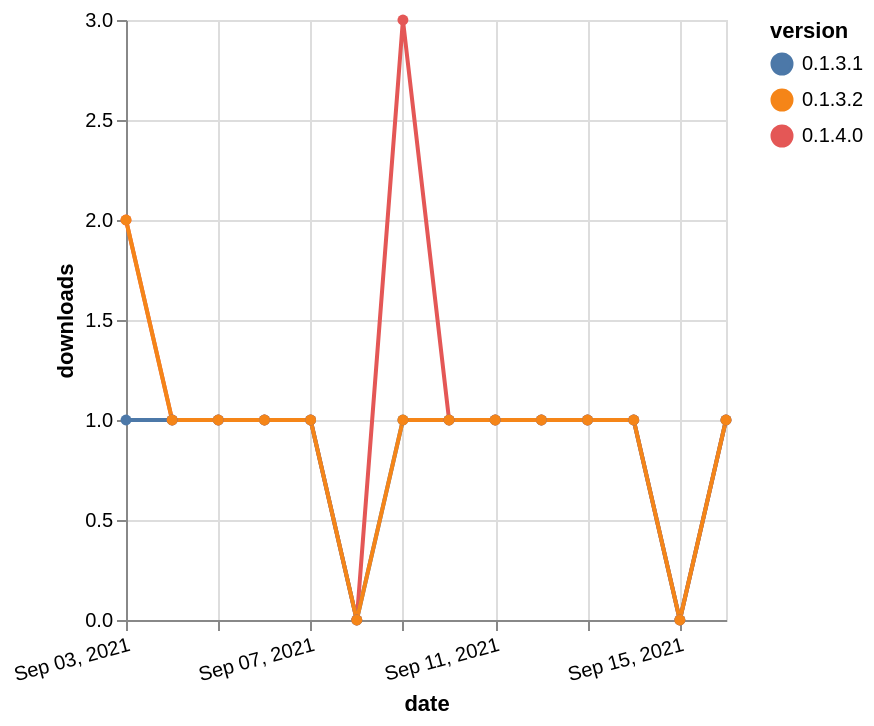

Vega-Lite specification stored for this chart:
### Vega-Lite specification from a JSON file in a GitHub repository (floating-point values rounded to 4 significant figures)
{"$schema": "https://vega.github.io/schema/vega-lite/v5.json", "description": "A simple bar chart with embedded data.", "data": {"values": [{"date": "2021-09-03", "total": 132, "delta": 2, "version": "0.1.4.0"}, {"date": "2021-09-04", "total": 133, "delta": 1, "version": "0.1.4.0"}, {"date": "2021-09-05", "total": 134, "delta": 1, "version": "0.1.4.0"}, {"date": "2021-09-06", "total": 135, "delta": 1, "version": "0.1.4.0"}, {"date": "2021-09-07", "total": 136, "delta": 1, "version": "0.1.4.0"}, {"date": "2021-09-08", "total": 136, "delta": 0, "version": "0.1.4.0"}, {"date": "2021-09-09", "total": 139, "delta": 3, "version": "0.1.4.0"}, {"date": "2021-09-10", "total": 140, "delta": 1, "version": "0.1.4.0"}, {"date": "2021-09-11", "total": 141, "delta": 1, "version": "0.1.4.0"}, {"date": "2021-09-12", "total": 142, "delta": 1, "version": "0.1.4.0"}, {"date": "2021-09-13", "total": 143, "delta": 1, "version": "0.1.4.0"}, {"date": "2021-09-14", "total": 144, "delta": 1, "version": "0.1.4.0"}, {"date": "2021-09-15", "total": 144, "delta": 0, "version": "0.1.4.0"}, {"date": "2021-09-16", "total": 145, "delta": 1, "version": "0.1.4.0"}, {"date": "2021-09-03", "total": 245, "delta": 1, "version": "0.1.3.1"}, {"date": "2021-09-04", "total": 246, "delta": 1, "version": "0.1.3.1"}, {"date": "2021-09-05", "total": 247, "delta": 1, "version": "0.1.3.1"}, {"date": "2021-09-06", "total": 248, "delta": 1, "version": "0.1.3.1"}, {"date": "2021-09-07", "total": 249, "delta": 1, "version": "0.1.3.1"}, {"date": "2021-09-08", "total": 249, "delta": 0, "version": "0.1.3.1"}, {"date": "2021-09-09", "total": 250, "delta": 1, "version": "0.1.3.1"}, {"date": "2021-09-10", "total": 251, "delta": 1, "version": "0.1.3.1"}, {"date": "2021-09-11", "total": 252, "delta": 1, "version": "0.1.3.1"}, {"date": "2021-09-12", "total": 253, "delta": 1, "version": "0.1.3.1"}, {"date": "2021-09-13", "total": 254, "delta": 1, "version": "0.1.3.1"}, {"date": "2021-09-14", "total": 255, "delta": 1, "version": "0.1.3.1"}, {"date": "2021-09-15", "total": 255, "delta": 0, "version": "0.1.3.1"}, {"date": "2021-09-16", "total": 256, "delta": 1, "version": "0.1.3.1"}, {"date": "2021-09-03", "total": 118, "delta": 2, "version": "0.1.3.2"}, {"date": "2021-09-04", "total": 119, "delta": 1, "version": "0.1.3.2"}, {"date": "2021-09-05", "total": 120, "delta": 1, "version": "0.1.3.2"}, {"date": "2021-09-06", "total": 121, "delta": 1, "version": "0.1.3.2"}, {"date": "2021-09-07", "total": 122, "delta": 1, "version": "0.1.3.2"}, {"date": "2021-09-08", "total": 122, "delta": 0, "version": "0.1.3.2"}, {"date": "2021-09-09", "total": 123, "delta": 1, "version": "0.1.3.2"}, {"date": "2021-09-10", "total": 124, "delta": 1, "version": "0.1.3.2"}, {"date": "2021-09-11", "total": 125, "delta": 1, "version": "0.1.3.2"}, {"date": "2021-09-12", "total": 126, "delta": 1, "version": "0.1.3.2"}, {"date": "2021-09-13", "total": 127, "delta": 1, "version": "0.1.3.2"}, {"date": "2021-09-14", "total": 128, "delta": 1, "version": "0.1.3.2"}, {"date": "2021-09-15", "total": 128, "delta": 0, "version": "0.1.3.2"}, {"date": "2021-09-16", "total": 129, "delta": 1, "version": "0.1.3.2"}]}, "width": "container", "mark": {"type": "line", "point": {"filled": true}}, "encoding": {"x": {"field": "date", "type": "temporal", "timeUnit": "yearmonthdate", "title": "date", "axis": {"labelAngle": -15}}, "y": {"field": "delta", "type": "quantitative", "title": "downloads"}, "color": {"field": "version", "type": "nominal"}, "tooltip": {"field": "delta"}}}
